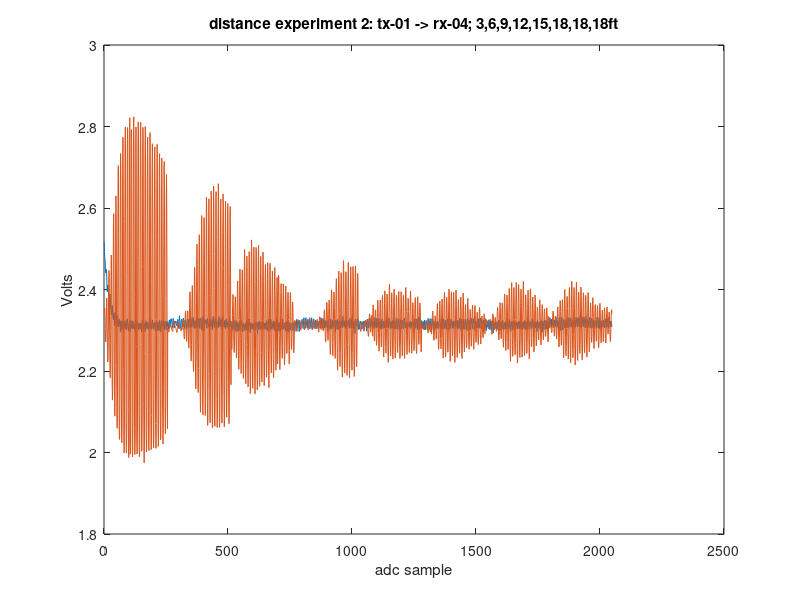

This figure's MATLAB source:
% @file exp_dist_02.m
% @date 2021.08.19
% @info octave plot rcs-rx04-01 distance experements: 3,6,9,12,15,18(x2) ft
% 
load("b21.dat");
load("b22.dat");
load("b23.dat");
load("b24.dat");
load("b25.dat");
load("b26.dat");
load("b27.dat");
load("b28.dat");
load("d21.dat");
load("d22.dat");
load("d23.dat");
load("d24.dat");
load("d25.dat");
load("d26.dat");
load("d27.dat");
load("d28.dat");

% create single time series plot of baseline and data for 3,6,9,12,15,18,18,18,18
figure(1);
bb=[b21;b22;b23;b24;b25;b26;b27;b28];
dd=[d21;d22;d23;d24;d25;d26;d27;d28];
tt=1:1:length(bb);
tt=tt';
plot(tt,bb,tt,dd);
title("distance experiment 2: tx-01 -> rx-04; 3,6,9,12,15,18,18,18ft");
ylabel("Volts")
xlabel("adc sample")

